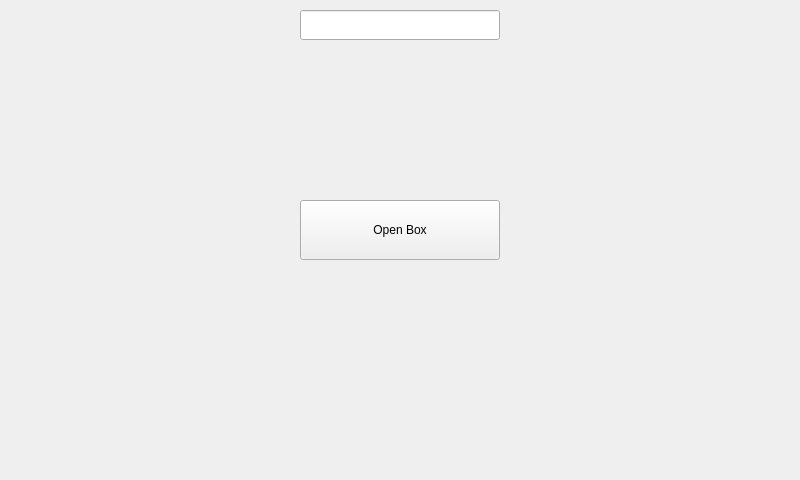
<?xml version="1.0" encoding="UTF-8"?>
<ui version="4.0">
 <class>MainWindow</class>
 <widget class="QMainWindow" name="MainWindow">
  <property name="geometry">
   <rect>
    <x>0</x>
    <y>0</y>
    <width>800</width>
    <height>480</height>
   </rect>
  </property>
  <property name="windowTitle">
   <string>MainWindow</string>
  </property>
  <widget class="QWidget" name="centralWidget">
   <widget class="QPushButton" name="openBox">
    <property name="geometry">
     <rect>
      <x>300</x>
      <y>200</y>
      <width>200</width>
      <height>60</height>
     </rect>
    </property>
    <property name="text">
     <string>Open Box</string>
    </property>
   </widget>
   <widget class="QLineEdit" name="time">
    <property name="geometry">
     <rect>
      <x>300</x>
      <y>10</y>
      <width>200</width>
      <height>30</height>
     </rect>
    </property>
   </widget>
  </widget>
 </widget>
 <resources/>
 <connections/>
</ui>
